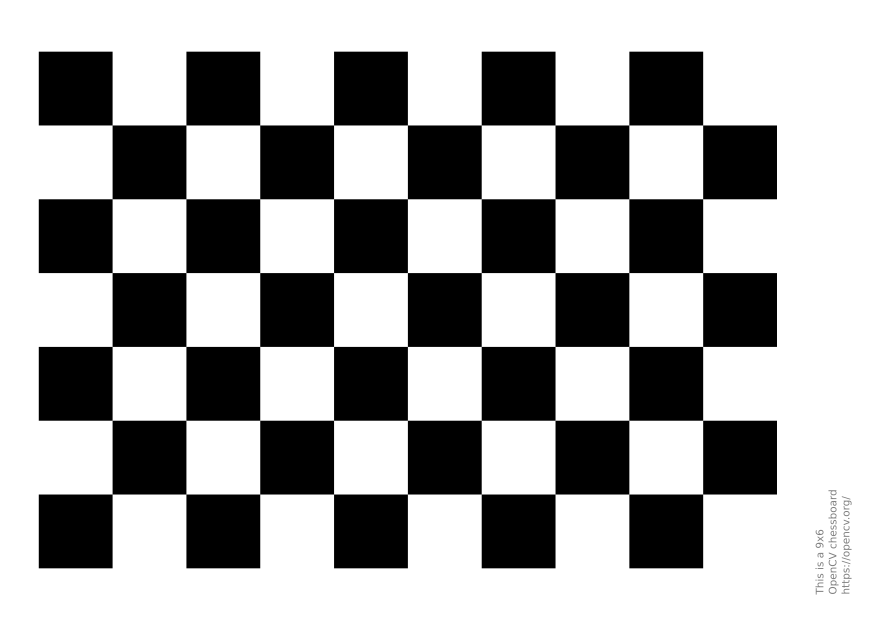
//> input picture KeyPointDetection/images/chessboard.png, 1754 x 1240 px (shown at 1/2 size)
$ ./Harris_corners   (built with g++ and OpenCV 4)
//> lines starting //> are read from the running program, lines starting //| are printed output that depends on the picture; after the words box and inside, x2 and y2 are one past the last pixel; in counts of white or black regions, pixels touching at a corner belong together
#include <opencv2/core.hpp>
#include <opencv2/imgproc.hpp>
#include <opencv2/imgcodecs.hpp>
#include <opencv2/highgui.hpp>
#include <iostream>

using namespace cv;

//we're at the position of a single pixel, but want to compute the sum of the region around the pixel.
void StructureMatrix(Mat& M, Mat& Ix, Mat& Iy, int padding, int i, int j) {
    float Ix2 = 0.0f;
    float Iy2 = 0.0f;
    float IxIy = 0.0f;

    //we want to go from
    for (int u = i - padding; u <= i + padding; u++) {
        for (int v = j - padding; v <= j + padding; v++) {
            Ix2 += Ix.at<float>(u,v) * Ix.at<float>(u,v);
            Iy2 += Iy.at<float>(u,v) * Iy.at<float>(u,v);
            IxIy += Ix.at<float>(u,v) * Iy.at<float>(u,v);
        }
    }

    //the structure tensor will always be 2x2. It is calculated PER pixel (or region around a pixel)
    M.at<float>(0,0) = Ix2;
    M.at<float>(0,1) = IxIy;
    M.at<float>(1,0) = IxIy;
    M.at<float>(1,1) = Iy2;
}

Mat HarrisCorner(Mat& Ix, Mat& Iy) {
    int width = Ix.cols;
    int height = Ix.rows;
    int windowSize = 3;     //note, if the value is 1, then there isn't a response above 0 to detect corners.
    int padding = (windowSize-1) / 2;
    float k = 0.04; //float is CV_32F

    //Datatype is necessary for determinant
    Mat M = Mat::zeros(2,2, CV_32F);                 //2,2 matrix filled w/ 0.
    Mat image = Mat::zeros(width, height, CV_32F);
    Mat paddedIx, paddedIy;
    copyMakeBorder(Ix, paddedIx, padding, padding, padding, padding, BORDER_REPLICATE);
    copyMakeBorder(Iy, paddedIy, padding, padding, padding, padding, BORDER_REPLICATE);

    //1. iterate over padded matrix
    //left to right, top to bottom.
    for (int i = padding; i < paddedIx.cols - padding; i++) {
        for (int j = padding; j < paddedIx.rows - padding; j++) {
            //what if I added padding to i, j here, then subtract it in the function?
            StructureMatrix(M, paddedIx, paddedIy, padding, i, j);
            //calculate the determinant and trace of the matrix.
            //Determinant: https://docs.opencv.org/2.4/modules/core/doc/operations_on_arrays.html#determinant
            //Trace: https://docs.opencv.org/2.4/modules/core/doc/operations_on_arrays.html#Scalar%20trace(InputArray%20mtx)
            float det = determinant(M);
            float tr = trace(M)[0];        //trace returns a scalar, which is 4 doubles.

            float response = det - k * (tr*tr);

            //now, remove padding for appropriate setting.
            if (response > 0) {
                image.at<float>(i-padding,j-padding) = response;
            }
        }
    }

    //if response is negative, it's an edge, if it's 0 it's a flat region, if it's positive it's a corner.
    return image;
}

Mat NonMaximumSuppression(Mat& response, int windowSize) {
    int windowCenter = (windowSize - 1) / 2;

    Mat kernelLocalMax = Mat::ones(windowSize, windowSize, CV_8U);
    kernelLocalMax.at<uchar>(windowCenter,windowCenter) = 0;
    Mat imageLM;
    dilate(response, imageLM, kernelLocalMax);


    Mat localMax = (response > imageLM);
    return localMax;
}

Mat NMS2(Mat& response, int windowSize) {
    //now modify the data types.
    //Note height/width corresponds to rows/cols NOT cols/rows.
    Mat nms = Mat::zeros(response.rows, response.cols, CV_8U);

    std::cout << "response mat size: " << response.rows << "x" << response.cols << std::endl;
    std::cout << "nms mat size: " << nms.rows << "x" << nms.cols << std::endl;

    int padding = (windowSize - 1) / 2;
    float true_max = 0;

    for (int i = padding; i < response.rows - padding; i++) {
        for (int j = padding; j < response.cols - padding; j++) {
            //Check out all pixels in the neighborhood, find the max.
            float max = 0;

            //this might break it if we're overaccessing.
            for (int u = i - padding; u < i + padding; u++) {
                for (int v = j - padding; v < j + padding; v++) {

                    if (response.at<float>(u,v) > max) {
                        //std::cout << (int)response.at<float>(u,v) << std::endl;
                        max = response.at<float>(u,v);
                        //pixels are being found.
                        if (max > true_max) {
                            true_max = max;
                        }
                    }

                }
            }

            //once we have max, see if the current pixel is the max, if so, add it to the nms mat.
            if (response.at<float>(i,j) >= max) {
                //std::cout << "Max value in local neighborhood: " << max << std::endl;
                nms.at<float>(i,j) = max;
            }
        }
    }

    //The function is working as intended now, but the next issue is that it doesn't handle cases where there are two of the same max
    //value in the area. Should this be fixed by handling the image before converting?
    //or should it handle plateau cases?

    std::cout << "True max of NMS: " << true_max << std::endl;      //now it's correctly saying 255!
    return nms;
}


void draw_them_circles(Mat& img) {
    int radius = 3;
    int line_color = 255;
    int thickness = 2;
    for (int i = 0; i < img.cols; i++) {
        for (int j = 0; j < img.rows; j++) {

            if (img.at<float>(i,j) > 253) {
                circle(img, Point(i,j), radius, line_color, thickness);
            }
        }
    }
}

int main() {
    //try building.jpg or blox.jpg
    std::string img_path = samples::findFile("chessboard.png");
    Mat img = imread(img_path, IMREAD_GRAYSCALE);
//> img is the input picture: 1240 rows x 1754 cols, CV_8UC1; min 0, max 255, mean 165.4

    int ksize = 1;
    int scale = 1;
    int delta = 0;
    int ddepth = CV_32F;        //16bit signed (short)

    //now that image is loaded, take derivs.
    Mat blurred;
    GaussianBlur(img, blurred, Size(3,3), 0, 0, BORDER_DEFAULT);

    //derivs
    Mat grad_x, grad_y, abs_grad_x, abs_grad_y;

    Sobel(blurred, grad_x, ddepth, 1, 0, ksize, scale, delta, BORDER_DEFAULT);
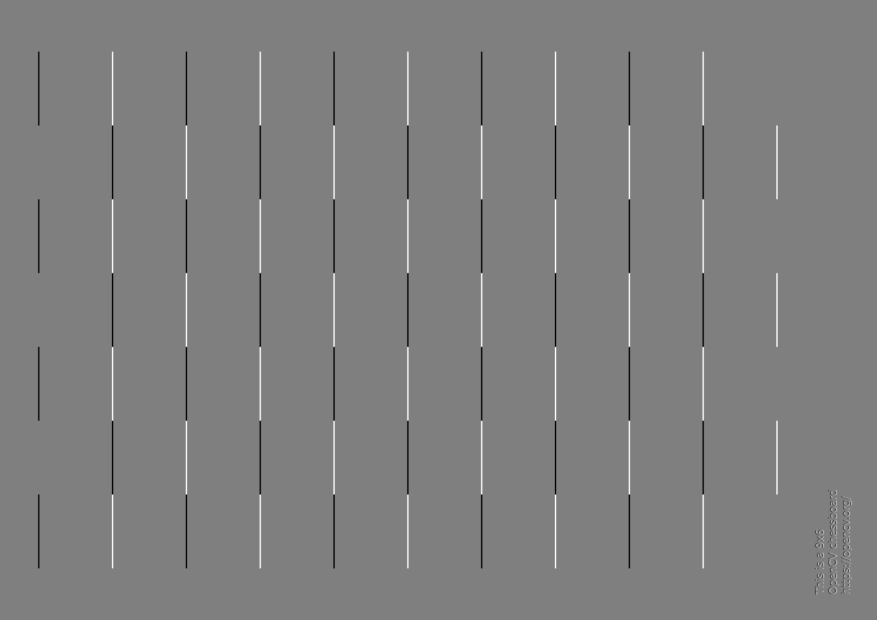
//> grad_x: 1240 rows x 1754 cols, CV_32FC1 (shown at 1/2 size); min -192, max 192, mean 0; drawn with min black and max white
    Sobel(blurred, grad_y, ddepth, 0, 1, ksize, scale, delta, BORDER_DEFAULT);
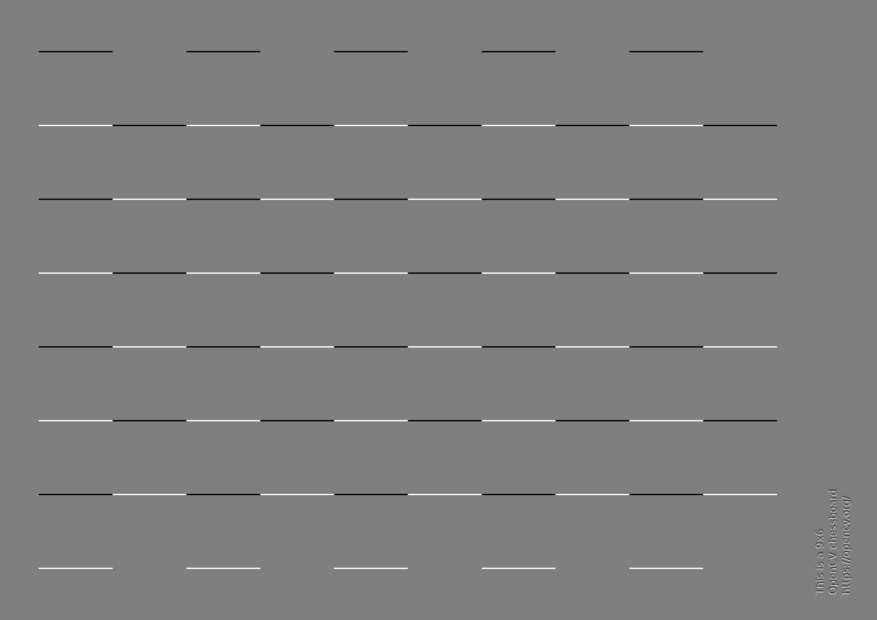
//> grad_y: 1240 rows x 1754 cols, CV_32FC1 (shown at 1/2 size); min -192, max 192, mean 0; drawn with min black and max white

    //Once we have the gradients in both directions, create the structure tensor:
    //M = sum [ Ix^2 IxIy ]
    //        [ IxIy Iy^2 ]

    //so, for each point we get a 2x2 matrix informing us if it's a corner or not.
    //iterate over the image size, set a patch size
    Mat HResponse = HarrisCorner(grad_x, grad_y);
//> after the loop in HarrisCorner, `for (int i = padding; i < paddedIx.cols - padding; i++)`:
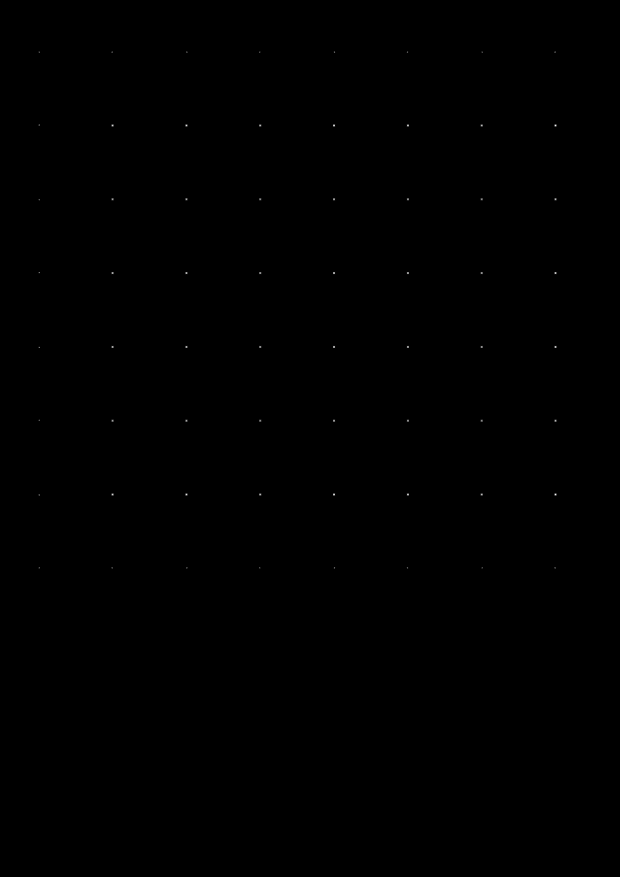
//> image: 1754 rows x 1240 cols, CV_32FC1 (shown at 1/2 size); min 0, max 1.01e+10, mean 2219792.2; drawn with min black and max white
    Mat abs_HResponse;

    //convert back to CV_8U
    convertScaleAbs(HResponse, abs_HResponse);
//> abs_HResponse: 1754 rows x 1240 cols, CV_8UC1; 0.04% white in thin lines or dots, all inside (x1, y1, x2, y2) = (76, 102, 1115, 1138)

    Mat nms = NonMaximumSuppression(abs_HResponse, 3);
//> in NonMaximumSuppression, `dilate(response, imageLM, kernelLocalMax);`:
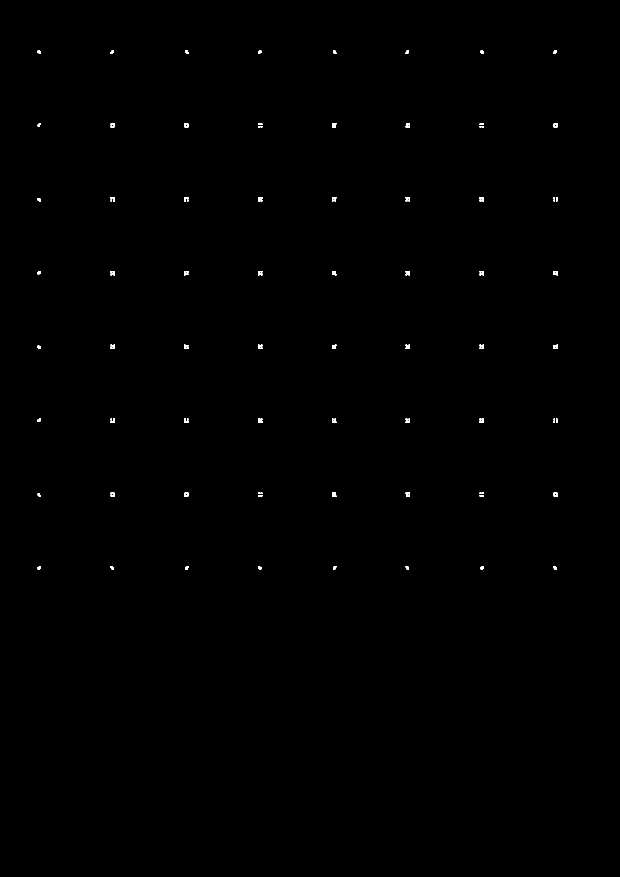
//> imageLM: 1754 rows x 1240 cols, CV_8UC1 (shown at 1/2 size); 0.16% white; 100 white regions (36 under 20 px), largest, box (x1, y1, x2, y2) and area: (516, 394, 525, 403) 67, (516, 837, 525, 846) 67, (368, 246, 377, 255) 65
//> in NonMaximumSuppression, `Mat localMax = (response > imageLM);`: localMax: 1754 rows x 1240 cols, CV_8UC1; 0% white in thin lines or dots, all inside (x1, y1, x2, y2) = (79, 396, 523, 844)
    Mat nms2 = NMS2(HResponse, 5); //try using the non abs scaled for this. Working
//| response mat size: 1754x1240
//| nms mat size: 1754x1240
//> after the loop in NMS2, `for (int i = padding; i < response.rows - padding; i++)`: true_max = 1.01e+10
//| True max of NMS: 1.01285e+10
    Mat abs_NMS;
    convertScaleAbs(nms2, abs_NMS);
    draw_them_circles(abs_NMS);
//> after the loop in draw_them_circles, `for (int i = 0; i < img.cols; i++)`:
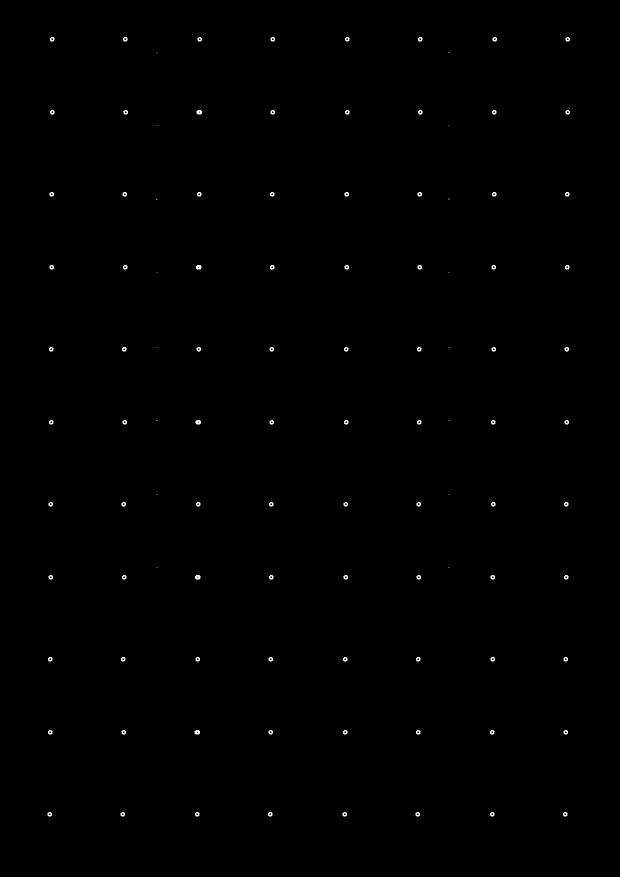
//> img: 1754 rows x 1240 cols, CV_8UC1 (shown at 1/2 size); min 0, max 255, mean 0.6

    imshow("Harris", abs_NMS);
    int k = waitKey(0);
//> the space key is pressed

    if (k == 's') {
        imwrite("Harris.jpg", abs_NMS);
    }

    return 0;

}
